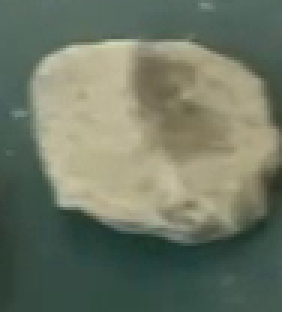
#> input picture data/000082.png, 94 x 104 px (shown 3 times larger)
$ python test.py
#> lines starting #> are read from the running program, lines starting #| are printed output that depends on the picture; after the words box and inside, x2 and y2 are one past the last pixel; in counts of white or black regions, pixels touching at a corner belong together
#> further down, img is the input picture: shape (104, 94, 3); mean B, G, R 100.4, 118.4, 109.8
import cv2

# Функция для обработки изменения положения трекбаров
def on_trackbar(value):
#> called with value = 0
    global img
    # Создаем копию изображения
    hsv_image = img.copy()
    # Преобразуем изображение в цветовое пространство HSV
    hsv_image = cv2.cvtColor(hsv_image, cv2.COLOR_BGR2HSV)
#> hsv_image: shape (104, 94, 3); mean H, S, V 52, 59, 120.8
    # Получаем канал насыщенности и яркости
    saturation_channel = hsv_image[:, :, 1]
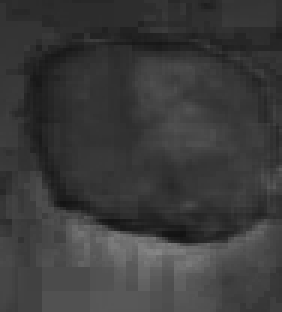
#> saturation_channel: shape (104, 94) (shown 3 times larger); min 18, max 134, mean 59
    brightness_channel = hsv_image[:, :, 2]
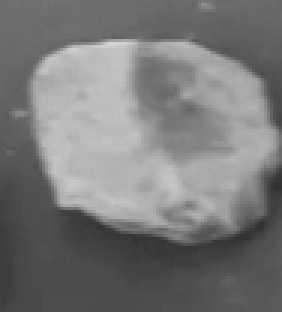
#> brightness_channel: shape (104, 94) (shown 3 times larger); min 47, max 215, mean 120.8

    # Нормализуем гистограмму насыщенности
    clahe = cv2.createCLAHE(clipLimit=2.0, tileGridSize=(8, 8))
    saturation_channel = clahe.apply(saturation_channel)
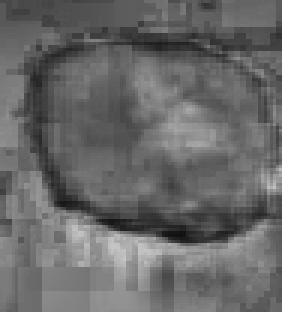
#> saturation_channel: shape (104, 94) (shown 3 times larger); min 16, max 198, mean 103.8

    # Применяем пороговую насыщенность темного цвета
    dark_threshold = cv2.getTrackbarPos('Dark Saturation Threshold', 'Result')
    _, dark_saturation = cv2.threshold(saturation_channel, dark_threshold, 255, cv2.THRESH_BINARY)
#> dark_saturation: shape (104, 94); every value is 0

    # Применяем морфологическое замыкание к каналу насыщенности
    saturation_kernel_size = cv2.getTrackbarPos('Saturation Kernel Size', 'Result')
    saturation_closing = cv2.morphologyEx(dark_saturation, cv2.MORPH_CLOSE, cv2.getStructuringElement(cv2.MORPH_RECT, (
    saturation_kernel_size, saturation_kernel_size)))

    # Применяем морфологическое замыкание к каналу яркости
    brightness_kernel_size = cv2.getTrackbarPos('Brightness Kernel Size', 'Result')
    brightness_closing = cv2.morphologyEx(brightness_channel, cv2.MORPH_CLOSE, cv2.getStructuringElement(cv2.MORPH_RECT,
                                                                                                         (
                                                                                                         brightness_kernel_size,
                                                                                                         brightness_kernel_size)))
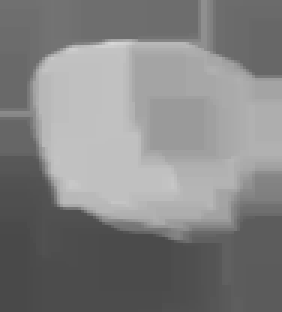
#> brightness_closing: shape (104, 94) (shown 3 times larger); min 73, max 215, mean 130.6

    # Объединяем оба канала после морфологического замыкания
    combined_channel = cv2.bitwise_or(saturation_closing, brightness_closing)

    # Обновляем канал яркости в изображении HSV
    hsv_image[:, :, 2] = combined_channel
#> hsv_image: shape (104, 94, 3); mean H, S, V 52, 59, 130.6

    # Преобразуем обратно в цветовое пространство BGR
    result_image = cv2.cvtColor(hsv_image, cv2.COLOR_HSV2BGR)
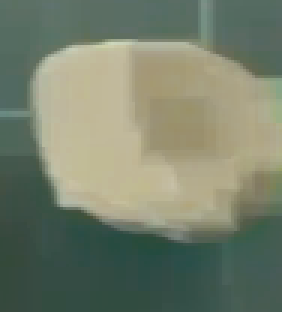
#> result_image: shape (104, 94, 3) (shown 3 times larger); mean B, G, R 108, 127.8, 118.4

    # Преобразуем изображение в оттенки серого
    gray_image = cv2.cvtColor(result_image, cv2.COLOR_BGR2GRAY)

    # Применяем адаптивный пороговый метод
    thresh = cv2.adaptiveThreshold(gray_image, 255, cv2.ADAPTIVE_THRESH_GAUSSIAN_C, cv2.THRESH_BINARY_INV, 11, 2)
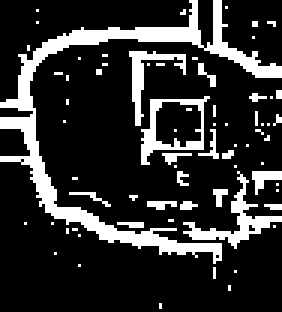
#> thresh: shape (104, 94) (shown 3 times larger); 18.5% white; 71 white regions (64 under 20 px)

    # Находим контуры на бинарном изображении
    contours, _ = cv2.findContours(thresh, cv2.RETR_EXTERNAL, cv2.CHAIN_APPROX_SIMPLE)
#> contours = 69 contours, 64 with area under 20; largest, box (x1, y1, x2, y2) and area: (0, 0, 94, 88) 764, (47, 32, 70, 55) 299, (61, 57, 94, 83) 123, (43, 17, 62, 42) 73, (84, 57, 94, 65) 26

    # Получаем значения трекбаров для минимального и максимального размера контуров
    min_contour_area = cv2.getTrackbarPos('Min Contour Area', 'Result')
    max_contour_area = cv2.getTrackbarPos('Max Contour Area', 'Result')

    # Ограничиваем размер контуров
    filtered_contours = [cnt for cnt in contours if min_contour_area < cv2.contourArea(cnt) < max_contour_area]
#> filtered_contours = 3 contours; box (x1, y1, x2, y2) and area: (0, 0, 94, 88) 764, (47, 32, 70, 55) 299, (61, 57, 94, 83) 123

    # Аппроксимируем контуры
    approx_contours = [cv2.approxPolyDP(cnt, 0.01 * cv2.arcLength(cnt, True), True) for cnt in filtered_contours]
#> approx_contours = 3 contours; box (x1, y1, x2, y2) and area: (0, 0, 94, 87) 698, (47, 32, 70, 55) 298, (61, 57, 94, 83) 112

    # Рисуем аппроксимированные контуры на изображении
    cv2.drawContours(result_image, approx_contours, -1, (0, 255, 0), 3)
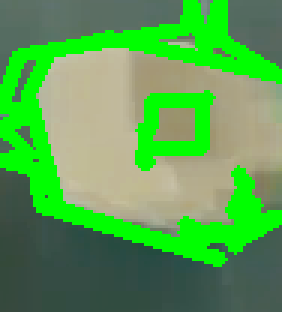
#> result_image: shape (104, 94, 3) (shown 3 times larger); mean B, G, R 81, 161.5, 89.2

    # Отображаем результат
    cv2.imshow('Result', result_image)


# Загружаем изображение
img = cv2.imread('data/000082.png')

# Создаем окно для отображения результатов
cv2.namedWindow('Result')

# Устанавливаем начальные значения трекбаров
initial_saturation_kernel_size = 1
initial_brightness_kernel_size = 17
initial_dark_threshold = 223
initial_min_contour_area = 100
initial_max_contour_area = 10000

# Максимальные значения трекбаров
max_kernel_size = 100
max_threshold = 255

# Создаем трекбары для размеров ядра морфологического замыкания для насыщенности и яркости,
# а также для порогового значения насыщенности темного цвета
cv2.createTrackbar('Saturation Kernel Size', 'Result', initial_saturation_kernel_size, max_kernel_size, on_trackbar)
cv2.createTrackbar('Brightness Kernel Size', 'Result', initial_brightness_kernel_size, max_kernel_size, on_trackbar)
cv2.createTrackbar('Dark Saturation Threshold', 'Result', initial_dark_threshold, max_threshold, on_trackbar)

# Создаем трекбары для минимального и максимального размера контуров
cv2.createTrackbar('Min Contour Area', 'Result', initial_min_contour_area, 1000, on_trackbar)
cv2.createTrackbar('Max Contour Area', 'Result', initial_max_contour_area, 10000, on_trackbar)

# Вызываем обработчик событий, чтобы обновить изображение
on_trackbar(0)

# Ожидаем нажатие клавиши для завершения программы
cv2.waitKey(0)
cv2.destroyAllWindows()
